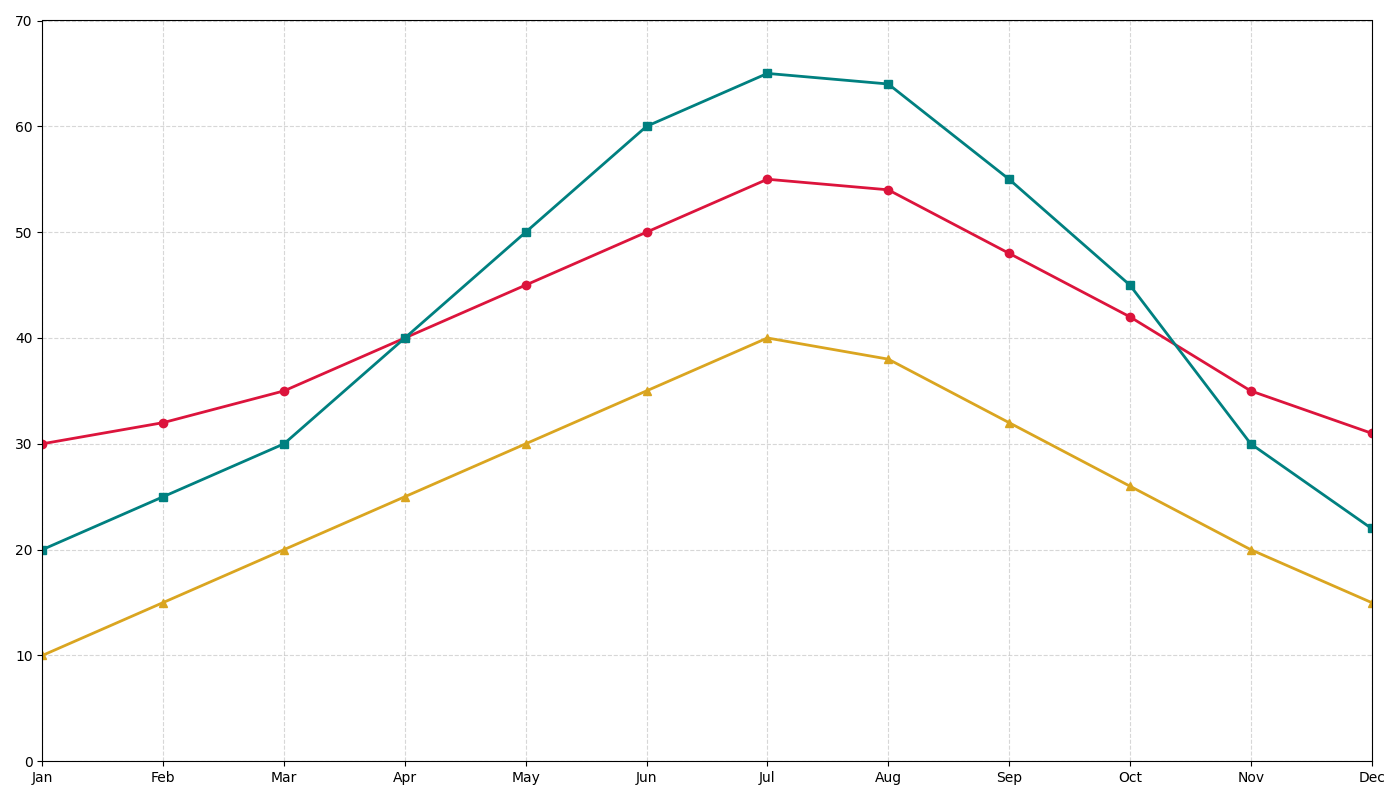

The Python source for this figure:
import matplotlib.pyplot as plt
import numpy as np

months = np.arange(1, 13)
city_alpha_temp = np.array([30, 32, 35, 40, 45, 50, 55, 54, 48, 42, 35, 31])
city_bravo_temp = np.array([20, 25, 30, 40, 50, 60, 65, 64, 55, 45, 30, 22])
city_charlie_temp = np.array([10, 15, 20, 25, 30, 35, 40, 38, 32, 26, 20, 15])

plt.figure(figsize=(14, 8))

plt.plot(months, city_alpha_temp, marker='o', color='crimson', linewidth=2)
plt.plot(months, city_bravo_temp, marker='s', color='teal', linewidth=2)
plt.plot(months, city_charlie_temp, marker='^', color='goldenrod', linewidth=2)

plt.grid(True, linestyle='--', alpha=0.5)

plt.ylim(0, 70)
plt.xlim(1, 12)

plt.xticks(months, ['Jan', 'Feb', 'Mar', 'Apr', 'May', 'Jun', 'Jul', 'Aug', 'Sep', 'Oct', 'Nov', 'Dec'])

plt.tight_layout()

plt.show()
